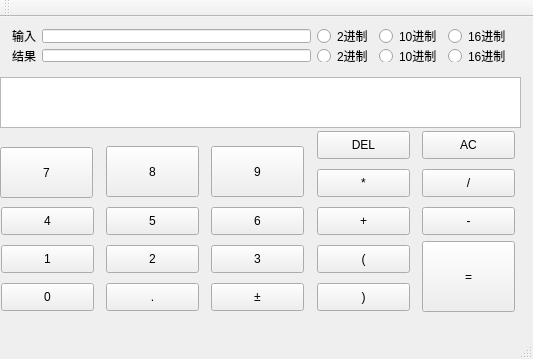
<?xml version="1.0" encoding="UTF-8"?>
<ui version="4.0">
 <class>MainWindow</class>
 <widget class="QMainWindow" name="MainWindow">
  <property name="geometry">
   <rect>
    <x>0</x>
    <y>0</y>
    <width>533</width>
    <height>359</height>
   </rect>
  </property>
  <property name="windowTitle">
   <string>MainWindow</string>
  </property>
  <widget class="QWidget" name="centralWidget">
   <widget class="QPushButton" name="delete_2">
    <property name="geometry">
     <rect>
      <x>317</x>
      <y>114</y>
      <width>93</width>
      <height>28</height>
     </rect>
    </property>
    <property name="text">
     <string>DEL</string>
    </property>
   </widget>
   <widget class="QPushButton" name="clear">
    <property name="geometry">
     <rect>
      <x>422</x>
      <y>114</y>
      <width>93</width>
      <height>28</height>
     </rect>
    </property>
    <property name="text">
     <string>AC</string>
    </property>
   </widget>
   <widget class="QPushButton" name="num7">
    <property name="geometry">
     <rect>
      <x>0</x>
      <y>130</y>
      <width>93</width>
      <height>51</height>
     </rect>
    </property>
    <property name="text">
     <string>7</string>
    </property>
   </widget>
   <widget class="QPushButton" name="num4">
    <property name="geometry">
     <rect>
      <x>1</x>
      <y>190</y>
      <width>93</width>
      <height>28</height>
     </rect>
    </property>
    <property name="text">
     <string>4</string>
    </property>
   </widget>
   <widget class="QPushButton" name="num8">
    <property name="geometry">
     <rect>
      <x>106</x>
      <y>129</y>
      <width>93</width>
      <height>51</height>
     </rect>
    </property>
    <property name="text">
     <string>8</string>
    </property>
   </widget>
   <widget class="QPushButton" name="num9">
    <property name="geometry">
     <rect>
      <x>211</x>
      <y>129</y>
      <width>93</width>
      <height>51</height>
     </rect>
    </property>
    <property name="text">
     <string>9</string>
    </property>
   </widget>
   <widget class="QPushButton" name="mul">
    <property name="geometry">
     <rect>
      <x>317</x>
      <y>152</y>
      <width>93</width>
      <height>28</height>
     </rect>
    </property>
    <property name="text">
     <string>*</string>
    </property>
   </widget>
   <widget class="QPushButton" name="div">
    <property name="geometry">
     <rect>
      <x>422</x>
      <y>152</y>
      <width>93</width>
      <height>28</height>
     </rect>
    </property>
    <property name="text">
     <string>/</string>
    </property>
   </widget>
   <widget class="QPushButton" name="num5">
    <property name="geometry">
     <rect>
      <x>106</x>
      <y>190</y>
      <width>93</width>
      <height>28</height>
     </rect>
    </property>
    <property name="text">
     <string>5</string>
    </property>
   </widget>
   <widget class="QPushButton" name="num6">
    <property name="geometry">
     <rect>
      <x>211</x>
      <y>190</y>
      <width>93</width>
      <height>28</height>
     </rect>
    </property>
    <property name="text">
     <string>6</string>
    </property>
   </widget>
   <widget class="QPushButton" name="plus">
    <property name="geometry">
     <rect>
      <x>317</x>
      <y>190</y>
      <width>93</width>
      <height>28</height>
     </rect>
    </property>
    <property name="text">
     <string>+</string>
    </property>
   </widget>
   <widget class="QPushButton" name="min">
    <property name="geometry">
     <rect>
      <x>422</x>
      <y>190</y>
      <width>93</width>
      <height>28</height>
     </rect>
    </property>
    <property name="text">
     <string>-</string>
    </property>
   </widget>
   <widget class="QPushButton" name="num1">
    <property name="geometry">
     <rect>
      <x>1</x>
      <y>228</y>
      <width>93</width>
      <height>28</height>
     </rect>
    </property>
    <property name="text">
     <string>1</string>
    </property>
   </widget>
   <widget class="QPushButton" name="num0">
    <property name="geometry">
     <rect>
      <x>1</x>
      <y>266</y>
      <width>93</width>
      <height>28</height>
     </rect>
    </property>
    <property name="text">
     <string>0</string>
    </property>
   </widget>
   <widget class="QPushButton" name="dot">
    <property name="geometry">
     <rect>
      <x>106</x>
      <y>266</y>
      <width>93</width>
      <height>28</height>
     </rect>
    </property>
    <property name="text">
     <string>.</string>
    </property>
   </widget>
   <widget class="QPushButton" name="num2">
    <property name="geometry">
     <rect>
      <x>106</x>
      <y>228</y>
      <width>93</width>
      <height>28</height>
     </rect>
    </property>
    <property name="text">
     <string>2</string>
    </property>
   </widget>
   <widget class="QPushButton" name="num3">
    <property name="geometry">
     <rect>
      <x>211</x>
      <y>228</y>
      <width>93</width>
      <height>28</height>
     </rect>
    </property>
    <property name="text">
     <string>3</string>
    </property>
   </widget>
   <widget class="QPushButton" name="fu">
    <property name="geometry">
     <rect>
      <x>211</x>
      <y>266</y>
      <width>93</width>
      <height>28</height>
     </rect>
    </property>
    <property name="text">
     <string>±</string>
    </property>
   </widget>
   <widget class="QPushButton" name="left">
    <property name="geometry">
     <rect>
      <x>317</x>
      <y>228</y>
      <width>93</width>
      <height>28</height>
     </rect>
    </property>
    <property name="text">
     <string>(</string>
    </property>
   </widget>
   <widget class="QPushButton" name="right">
    <property name="geometry">
     <rect>
      <x>317</x>
      <y>266</y>
      <width>93</width>
      <height>28</height>
     </rect>
    </property>
    <property name="text">
     <string>)</string>
    </property>
   </widget>
   <widget class="QPushButton" name="equal">
    <property name="geometry">
     <rect>
      <x>422</x>
      <y>224</y>
      <width>93</width>
      <height>71</height>
     </rect>
    </property>
    <property name="text">
     <string>=</string>
    </property>
   </widget>
   <widget class="QPlainTextEdit" name="edit_show">
    <property name="geometry">
     <rect>
      <x>0</x>
      <y>60</y>
      <width>521</width>
      <height>51</height>
     </rect>
    </property>
   </widget>
   <widget class="QWidget" name="layoutWidget">
    <property name="geometry">
     <rect>
      <x>1</x>
      <y>1</y>
      <width>521</width>
      <height>55</height>
     </rect>
    </property>
    <layout class="QVBoxLayout" name="verticalLayout">
     <item>
      <layout class="QHBoxLayout" name="horizontalLayout">
       <item>
        <widget class="QLabel" name="label_input">
         <property name="text">
          <string>输入</string>
         </property>
        </widget>
       </item>
       <item>
        <widget class="QLineEdit" name="lineEdit_input"/>
       </item>
       <item>
        <widget class="QRadioButton" name="radioButton1">
         <property name="text">
          <string>2进制</string>
         </property>
        </widget>
       </item>
       <item>
        <widget class="QRadioButton" name="radioButton2">
         <property name="text">
          <string>10进制</string>
         </property>
        </widget>
       </item>
       <item>
        <widget class="QRadioButton" name="radioButton3">
         <property name="text">
          <string>16进制</string>
         </property>
        </widget>
       </item>
      </layout>
     </item>
     <item>
      <layout class="QHBoxLayout" name="horizontalLayout_2">
       <item>
        <widget class="QLabel" name="label_output">
         <property name="text">
          <string>结果</string>
         </property>
        </widget>
       </item>
       <item>
        <widget class="QLineEdit" name="lineEdit_output"/>
       </item>
       <item>
        <widget class="QRadioButton" name="radioButton4">
         <property name="text">
          <string>2进制</string>
         </property>
        </widget>
       </item>
       <item>
        <widget class="QRadioButton" name="radioButton5">
         <property name="text">
          <string>10进制</string>
         </property>
        </widget>
       </item>
       <item>
        <widget class="QRadioButton" name="radioButton6">
         <property name="text">
          <string>16进制</string>
         </property>
        </widget>
       </item>
      </layout>
     </item>
    </layout>
   </widget>
  </widget>
  <widget class="QMenuBar" name="menuBar">
   <property name="geometry">
    <rect>
     <x>0</x>
     <y>0</y>
     <width>533</width>
     <height>26</height>
    </rect>
   </property>
  </widget>
  <widget class="QToolBar" name="mainToolBar">
   <attribute name="toolBarArea">
    <enum>TopToolBarArea</enum>
   </attribute>
   <attribute name="toolBarBreak">
    <bool>false</bool>
   </attribute>
  </widget>
  <widget class="QStatusBar" name="statusBar"/>
 </widget>
 <layoutdefault spacing="6" margin="11"/>
 <resources/>
 <connections/>
</ui>
